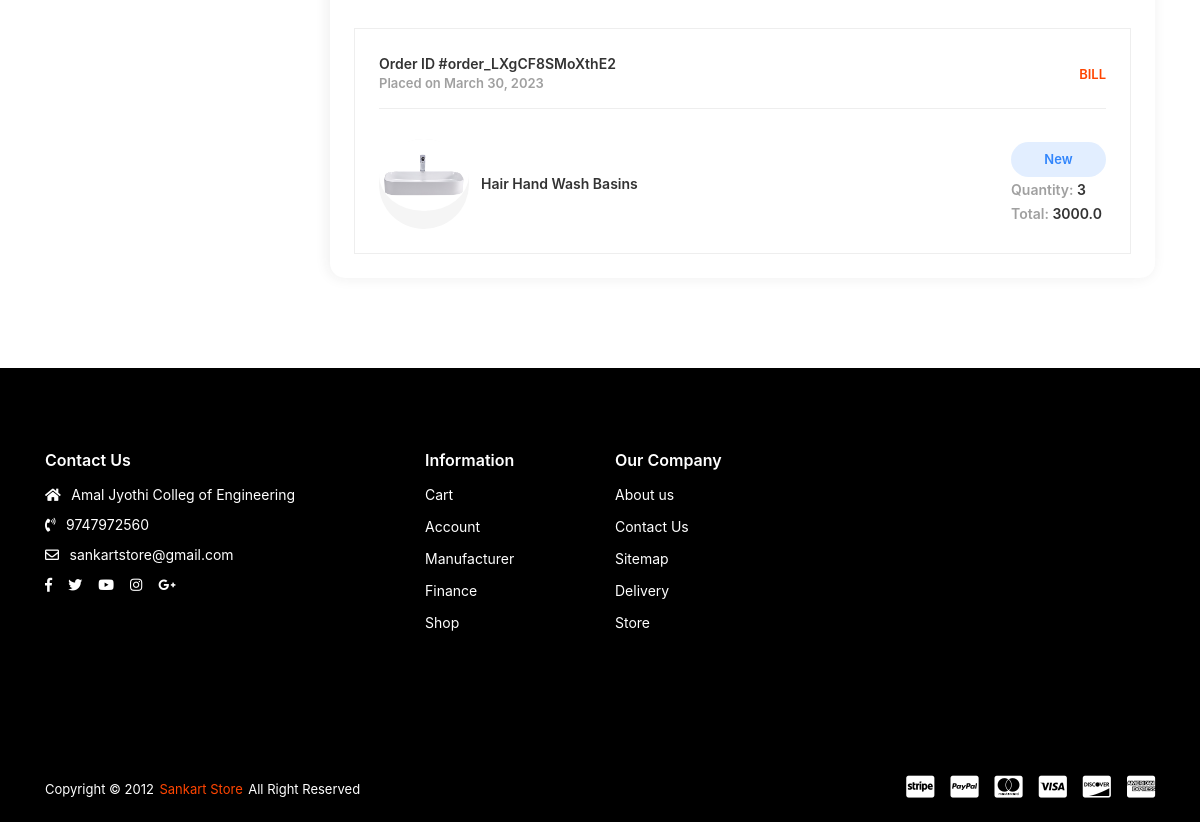
/my_orders/ (signed in, lower part), run on an earlier commit of the app's database.
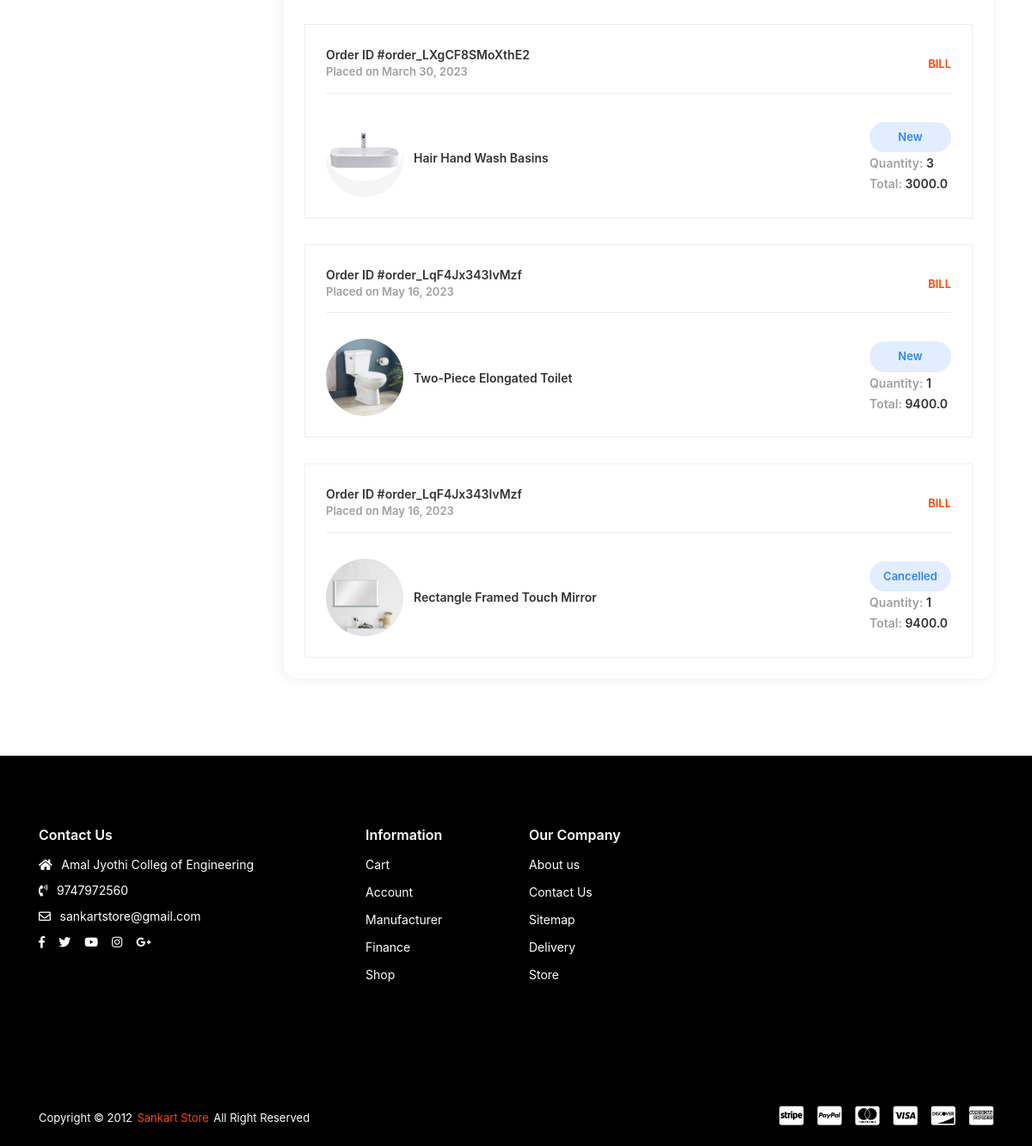
And on a later commit of the database.
### orders/models.py (models this page shows, shortened)
class OrderPlaced(models.Model):
    MONTH_CHOICES = (
        (1, 'January'),
        (2, 'February'),
        (3, 'March'),
        (4, 'April'),
        (5, 'May'),
        (6, 'June'),
        (7, 'July'),
        (8, 'August'),
        (9, 'September'),
        (10, 'October'),
        (11, 'November'),
        (12, 'December'),
    )
    STATUS = (
        ('New', 'New'),
        ('Accepted', 'Accepted'),
        ('Completed', 'Completed'),
        ('Cancelled', 'Cancelled'),
    )
    user = models.ForeignKey(Account, on_delete=models.SET_NULL, null=True)
    customer = models.ForeignKey(Address_Book,on_delete=models.SET_NULL, null=True,default=1)
    payment = models.ForeignKey(Payment, on_delete=models.SET_NULL, null=True, blank=True)
    product = models.ForeignKey(Product, on_delete=models.CASCADE)
    quantity = models.IntegerField(default=1)
    status = models.CharField(max_length=10, choices=STATUS, default='New')
    is_ordered = models.BooleanField(default=False)
    ordered_date = models.DateField(auto_now_add=True)
    updated_at = models.DateTimeField(auto_now=True)
    class Meta:
        verbose_name = 'Order Details'
        verbose_name_plural = 'Order Details'

class Payment(models.Model):
    user = models.ForeignKey(Account, on_delete=models.CASCADE)
    amount = models.FloatField(blank=True,null=True)
    razorpay_order_id = models.CharField(max_length=100,blank=True,null=True)
    razorpay_payment_id = models.CharField(max_length=100,blank=True,null=True)
    razorpay_payment_status = models.CharField(max_length=100,blank=True,null=True)
    created_at = models.DateTimeField(auto_now_add=True)
    customer = models.ForeignKey(Address_Book,on_delete=models.SET_NULL, null=True,default=1)
    paid = models.BooleanField(default=False)

### shop_app/models.py (models this page shows, shortened)
class Product(models.Model):
    product_name = models.CharField(max_length=200, unique=True)
    slug = models.SlugField(max_length=200, unique=True)
    description = models.TextField(max_length=500, blank=True)
    price = models.IntegerField()
    images = models.ImageField(upload_to='photos/product')
    display = models.ImageField(upload_to='photos/display',default="a3.png")
    display2 = models.ImageField(upload_to='photos/display', default="a3.png")
    display3 = models.ImageField(upload_to='photos/display', default="a3.png")
    category = models.ForeignKey(Category, on_delete=models.CASCADE)
    stock = models.IntegerField()
    color = models.ForeignKey(Color, on_delete=models.CASCADE,null=True, blank=True)
    brand = models.ForeignKey(Brand, on_delete=models.CASCADE,null=True, blank=True)
    design = models.ForeignKey(Design, on_delete=models.CASCADE,null=True, blank=True)
    dimensions = models.ForeignKey(Dimensions, on_delete=models.CASCADE,null=True, blank=True)
    is_available = models.BooleanField(default=True)
    is_featured = models.BooleanField(default=False)
    created_date = models.DateField(auto_now_add=True)
    modified_date = models.DateField(auto_now=True)
    def get_url(self):
        return reverse('product_detail', args=[self.category.slug, self.slug])

### User_Dashboard/views.py (the view)
# urls.py: path('my_orders/', views.my_orders, name='my_orders'),
@login_required(login_url='login')
def my_orders(request):
    orders = OrderPlaced.objects.filter(
        user=request.user, is_ordered=True).order_by('ordered_date')
    context = {
        'orders': orders,
    }
    return render(request, 'dashboard/dash-my-order.html', context)

### cart/context_processors.py (called while the page is built)
def counter(request):
    cart_count = 0
    if 'admin' in request.path:
        return {}
    else:
        try:
            cart = Cart.objects.filter(cart_id=_cart_id(request))
            if request.user.is_authenticated:
                cart_items = CartItem.objects.all().filter(user=request.user)
            else:
                cart_items = CartItem.objects.all().filter(cart=cart[:1])
            for cart_item in cart_items:
                cart_count += cart_item.quantity
        except Cart.DoesNotExist:
            cart_count = 0
    return dict(cart_count=cart_count)

### cart/views.py (called while the page is built)
def _cart_id(request):
    cart = request.session.session_key
    if not cart:
        cart = request.session.create()
    return cart

### shop_app/context_processors.py (called while the page is built)
def menu_links(request):
    links = Category.objects.all()
    return dict(links=links)

### wishlist/context_processors.py (called while the page is built)
def counter(request):
    wishlist_count = 0
    if 'admin' in request.path:
        return {}
    else:
        try:
            wishlist = Wishlist.objects.filter(wishlist_id=_wishlist_id(request))
            if request.user.is_authenticated:
                wishlist_items = WishlistItem.objects.all().filter(user=request.user)
            else:
                wishlist_items = WishlistItem.objects.all().filter(wishlist=wishlist[:1])
            for wishlist_item in wishlist_items:
                wishlist_count += wishlist_item.quantity
        except Wishlist.DoesNotExist:
            wishlist_count = 0
    return dict(wishlist_count=wishlist_count)

### wishlist/views.py (called while the page is built)
def _wishlist_id(request):
    wishlist = request.session.session_key
    if not wishlist:
        wishlist = request.session.create()
    return wishlist

### templates/dashboard/dash-my-order.html (shortened to what this page needs)
{% extends 'base.html' %}
{% load static %}
{% block content %}
        <div class="app-content">
            <div class="u-s-p-b-60">
                <div class="section__content">
                    <div class="dash">
                        <div class="container">
                            <div class="row">
                                <div class="col-lg-3 col-md-12">
                                </div>
                                <div class="col-lg-9 col-md-12">
                                    <div class="dash__box dash__box--shadow dash__box--radius dash__box--bg-white u-s-m-b-30">
                                        <div class="dash__pad-2">
                                            <div class="m-order__list">
                                                {% for order in orders %}
                                                <div class="m-order__get">
                                                    <div class="manage-o__header u-s-m-b-30">
                                                        <div class="dash-l-r">
                                                            <div>
                                                                <div class="manage-o__text-2 u-c-secondary">Order ID #{{order.payment.razorpay_order_id}}</div>
                                                                <div class="manage-o__text u-c-silver">Placed on {{order.ordered_date}}</div>
                                                            </div>
                                                            <div>
                                                                <div class="dash__link dash__link--brand">
                                                                    <a href="{% url 'pdf' order.id %}">BILL</a>
                                                                </div>
                                                            </div>
                                                        </div>
                                                    </div>
                                                    <div class="manage-o__description">
                                                        <div class="description__container">
                                                            <div class="description__img-wrap">
                                                               <a href="{{order.product.get_url}}"> <img class="u-img-fluid" src="{{order.product.images.url}}" alt=""></a></div>
                                                            <a href="{{order.product.get_url}}"><div class="description-title">{{order.product.product_name}}</div></a>
                                                        </div>
                                                        <div class="description__info-wrap">
                                                            <div>
                                                                <span class="manage-o__badge badge--processing">{{order.status}}</span></div>
                                                            <div>
                                                                <span class="manage-o__text-2 u-c-silver">Quantity:
                                                                    <span class="manage-o__text-2 u-c-secondary">{{order.quantity}}</span></span></div>
                                                            <div>
                                                                <span class="manage-o__text-2 u-c-silver">Total:
                                                                    <span class="manage-o__text-2 u-c-secondary">{{order.payment.amount}}</span></span></div>
                                                        </div>
                                                    </div>
                                                </div>
                                                {% endfor %}
                                            </div>
                                        </div>
                                    </div>
                                </div>
                            </div>
                        </div>
                    </div>
                </div>
            </div>
        </div>
{% endblock %}

### templates/base.html (shortened to what this page needs)
<!DOCTYPE html>
{% load static %}
<html class="no-js" lang="en">
<head>
    <link rel="stylesheet" href="{% static 'css/vendor.css' %}">
    <link rel="stylesheet" href="{% static 'css/utility.css' %}">
    <link rel="stylesheet" href="{% static 'css/app.css' %}">
    <link rel="stylesheet" href="https://stackpath.bootstrapcdn.com/bootstrap/4.5.2/css/bootstrap.min.css" integrity="sha384-UO2eT0CpHqdSJQ6hJty5KVphtPhzWj9WO1qwE
    sD65/3l3O1rX6IrYJoGUVAQJQa">
</head>
<body class="config">
    <div id="app">
        {% block content %}
        {% endblock %}
        <footer>
            <div class="outer-footer">
                <div class="container">
                    <div class="row">
                        <div class="col-lg-4 col-md-6">
                            <div class="outer-footer__content u-s-m-b-40">
                                <span class="outer-footer__content-title">Contact Us</span>
                                <div class="outer-footer__text-wrap"><i class="fas fa-home"></i>
                                    <span>Amal Jyothi Colleg of Engineering</span></div>
                                <div class="outer-footer__text-wrap"><i class="fas fa-phone-volume"></i>
                                    <span>9747972560</span></div>
                                <div class="outer-footer__text-wrap"><i class="far fa-envelope"></i>
                                    <span>sankartstore@gmail.com</span></div>
                                <div class="outer-footer__social">
                                    <ul>
                                        <li>
                                            <a class="s-fb--color-hover" href="#"><i class="fab fa-facebook-f"></i></a></li>
                                        <li>
                                            <a class="s-tw--color-hover" href="#"><i class="fab fa-twitter"></i></a></li>
                                        <li>
                                            <a class="s-youtube--color-hover" href="#"><i class="fab fa-youtube"></i></a></li>
                                        <li>
                                            <a class="s-insta--color-hover" href="#"><i class="fab fa-instagram"></i></a></li>
                                        <li>
                                            <a class="s-gplus--color-hover" href="#"><i class="fab fa-google-plus-g"></i></a></li>
                                    </ul>
                                </div>
                            </div>
                        </div>
                        <div class="col-lg-4 col-md-6">
                            <div class="row">
                                <div class="col-lg-6 col-md-6">
                                    <div class="outer-footer__content u-s-m-b-40">
                                        <span class="outer-footer__content-title">Information</span>
                                        <div class="outer-footer__list-wrap">
                                            <ul>
                                                <li>
                                                    <a href="{% url 'cart' %}">Cart</a></li>
                                                <li>
                                                    <a href="{% url 'myprofile' %}">Account</a></li>
                                                <li>
                                                    <a href="#">Manufacturer</a></li>
                                                <li>
                                                    <a href="#">Finance</a></li>
                                                <li>
                                                    <a href="#">Shop</a></li>
                                            </ul>
                                        </div>
                                    </div>
                                </div>
                                <div class="col-lg-6 col-md-6">
                                    <div class="outer-footer__content u-s-m-b-40">
                                        <div class="outer-footer__list-wrap">
                                            <span class="outer-footer__content-title">Our Company</span>
                                            <ul>
                                                <li>
                                                    <a href="#">About us</a></li>
                                                <li>
                                                    <a href="#">Contact Us</a></li>
                                                <li>
                                                    <a href="#">Sitemap</a></li>
                                                <li>
                                                    <a href="#">Delivery</a></li>
                                                <li>
                                                    <a href="#">Store</a></li>
                                            </ul>
                                        </div>
                                    </div>
                                </div>
                            </div>
                        </div>
                    </div>
                </div>
            </div>
            <div class="lower-footer">
                <div class="container">
                    <div class="row">
                        <div class="col-lg-12">
                            <div class="lower-footer__content">
                                <div class="lower-footer__copyright">
                                    <span>Copyright © 2012</span>
                                    <a href="{% url 'home' %}">Sankart Store</a>
                                    <span>All Right Reserved</span></div>
                                <div class="lower-footer__payment">
                                    <ul>
                                        <li><i class="fab fa-cc-stripe"></i></li>
                                        <li><i class="fab fa-cc-paypal"></i></li>
                                        <li><i class="fab fa-cc-mastercard"></i></li>
                                        <li><i class="fab fa-cc-visa"></i></li>
                                        <li><i class="fab fa-cc-discover"></i></li>
                                        <li><i class="fab fa-cc-amex"></i></li>
                                    </ul>
                                </div>
                            </div>
                        </div>
                    </div>
                </div>
            </div>
        </footer>
    </div>
</body>
</html>

What changed in the data, as far as the page shows it:
added OrderPlaced: payment.razorpay_order_id "order_LqF4Jx343IvMzf", ordered_date "May 16, 2023", product.images (picture), product.product_name "Two-Piece Elongated Toilet", status "New", quantity "1", payment.amount "9400.0"
added OrderPlaced: payment.razorpay_order_id "order_LqF4Jx343IvMzf", ordered_date "May 16, 2023", product.images (picture), product.product_name "Rectangle Framed Touch Mirror", status "Cancelled", quantity "1", payment.amount "9400.0"
